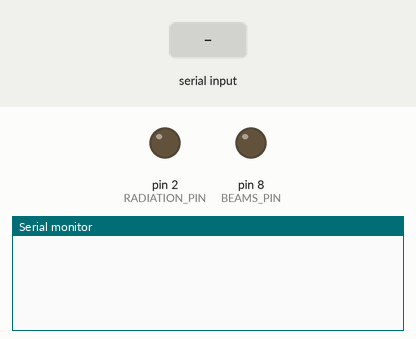
A program run on a simulated Arduino Uno, built with avr-gcc and run on an emulated ATmega328P. Parts: output pins drawn as LEDs (lit = HIGH), the last lines printed to the serial monitor. The test bench sets the inputs (shaded band).

Above: at 1.2 s.
1.3 s: "PING\n" received over Serial
At 2.2 s:
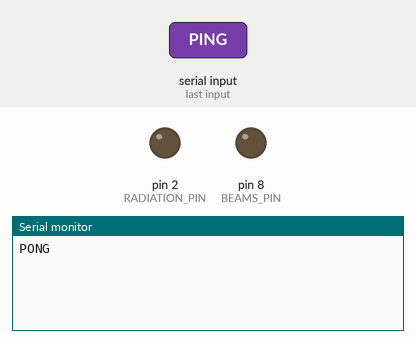
2.8 s: "0\n" received over Serial
At 3.2 s:
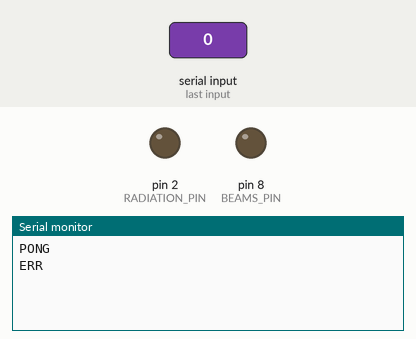

Measured:
- after the input at 1.3 s, the serial monitor: prints a new line at once (image 1)
- after the input at 2.8 s, the serial monitor: prints a new line at once (image 2)

The program:

main.cpp
```cpp
#include <Arduino.h>
#include <avr/wdt.h>
#include <string.h>

// Laser Monitor firmware workflow:
// 1. Start with both physical outputs low.
// 2. Read newline-delimited USB serial commands from the dashboard.
// 3. Reply to PING for connection checks.
// 4. Apply valid STATE commands atomically to the two output pins.
// 5. Drop beams low if valid dashboard messages stop arriving.
// 6. Reset the hardware watchdog during normal loop execution.
// 7. Leave outputs unchanged on malformed commands.

// Capture reset cause and stop any inherited watchdog before normal startup runs.
// This follows the standard avr-libc early-startup watchdog pattern.
uint8_t resetCauseMirror __attribute__((section(".noinit")));
void watchdog_early_init(void) __attribute__((naked)) __attribute__((section(".init3"))) __attribute__((used));

void watchdog_early_init(void) {
  resetCauseMirror = MCUSR;
  MCUSR = 0;
  wdt_disable();
}

constexpr unsigned long SERIAL_BAUD = 9600;
constexpr uint8_t RADIATION_PIN = 2;
constexpr uint8_t BEAMS_PIN = 8;
constexpr size_t LINE_BUFFER_SIZE = 64;
constexpr unsigned long DASHBOARD_TIMEOUT_MS = 4000;

char lineBuffer[LINE_BUFFER_SIZE];
size_t lineLength = 0;
bool lineOverflowed = false;

bool beamsOn = false;
bool radiationIndicator = false;
unsigned long lastDashboardMessageMs = 0;

void applyOutputs();
void readSerialCommands();
void finishLine();
void handleCommand(const char *command);
bool parseStateCommand(const char *command, bool &newBeamsOn, bool &newRadiationIndicator);
bool parseBoolValue(const char *text, bool &value);

void setup() {
  // Outputs default low until the dashboard sends a valid STATE command.
  pinMode(RADIATION_PIN, OUTPUT);
  pinMode(BEAMS_PIN, OUTPUT);
  applyOutputs();

  Serial.begin(SERIAL_BAUD);

  // Reboot the controller if firmware execution stalls for about 8 seconds.
  wdt_enable(WDTO_8S);
}

void loop() {
  wdt_reset();
  readSerialCommands();

  // If dashboard protocol messages stop, force only the beams output low.
  if (beamsOn && millis() - lastDashboardMessageMs >= DASHBOARD_TIMEOUT_MS) {
    beamsOn = false;
    applyOutputs();
  }
}

void applyOutputs() {
  // HIGH is the asserted indicator state; LOW is inactive.
  digitalWrite(BEAMS_PIN, beamsOn ? HIGH : LOW);
  digitalWrite(RADIATION_PIN, radiationIndicator ? HIGH : LOW);
}

void readSerialCommands() {
  // Non-blocking line reader. Avoid Arduino String to keep SRAM usage stable.
  while (Serial.available() > 0) {
    wdt_reset();
    const char c = static_cast<char>(Serial.read());

    if (c == '\n') {
      finishLine();
      continue;
    }

    if (c == '\r') {
      continue;
    }

    if (lineLength < LINE_BUFFER_SIZE - 1) {
      lineBuffer[lineLength++] = c;
    } else {
      lineOverflowed = true;
    }
  }
}

void finishLine() {
  lineBuffer[lineLength] = '\0';

  if (lineOverflowed) {
    Serial.println("ERR");
  } else if (lineLength > 0) {
    handleCommand(lineBuffer);
  }

  lineLength = 0;
  lineOverflowed = false;
}

void handleCommand(const char *command) {
  // The dashboard treats any missing or unexpected response as a lost link.
  if (strcmp(command, "PING") == 0) {
    lastDashboardMessageMs = millis();
    Serial.println("PONG");
    return;
  }

  bool newBeamsOn = false;
  bool newRadiationIndicator = false;
  if (parseStateCommand(command, newBeamsOn, newRadiationIndicator)) {
    lastDashboardMessageMs = millis();
    beamsOn = newBeamsOn;
    radiationIndicator = newRadiationIndicator;
    applyOutputs();
    Serial.println("OK");
    return;
  }

  Serial.println("ERR");
}

bool parseStateCommand(const char *command, bool &newBeamsOn, bool &newRadiationIndicator) {
  // Validate the whole packet before changing any output state.
  constexpr char PREFIX[] = "STATE beams=";
  constexpr char MIDDLE[] = " radiation=";

  const size_t prefixLength = strlen(PREFIX);
  if (strncmp(command, PREFIX, prefixLength) != 0) {
    return false;
  }

  const char *beamsText = command + prefixLength;
  const char *middle = strstr(beamsText, MIDDLE);
  if (middle == nullptr) {
    return false;
  }

  if (middle != beamsText + 1) {
    return false;
  }

  bool parsedBeamsOn = false;
  if (!parseBoolValue(beamsText, parsedBeamsOn)) {
    return false;
  }

  const char *radiationText = middle + strlen(MIDDLE);
  if (strlen(radiationText) != 1) {
    return false;
  }

  bool parsedRadiationIndicator = false;
  if (!parseBoolValue(radiationText, parsedRadiationIndicator)) {
    return false;
  }

  newBeamsOn = parsedBeamsOn;
  newRadiationIndicator = parsedRadiationIndicator;
  return true;
}

bool parseBoolValue(const char *text, bool &value) {
  if (text[0] == '0') {
    value = false;
    return true;
  }

  if (text[0] == '1') {
    value = true;
    return true;
  }

  return false;
}
```
